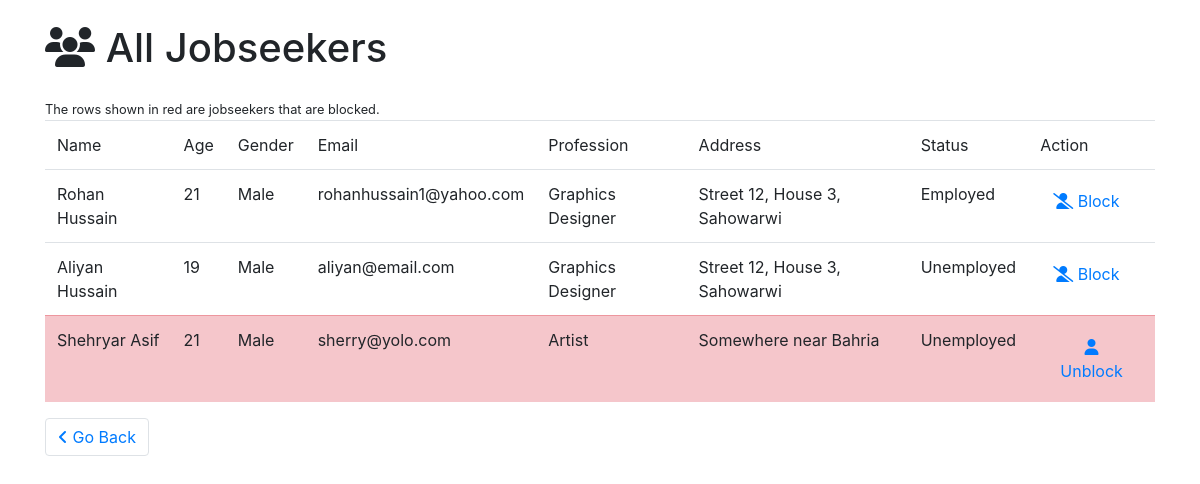
/admin/panel/viewjobseekers.php (signed in), run on an earlier commit of the app's database.
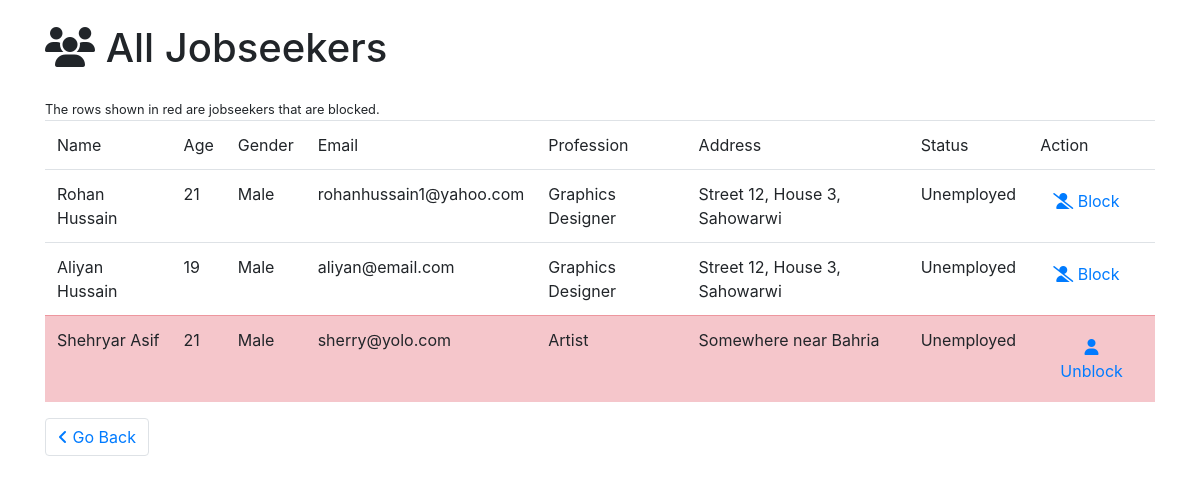
And on a later commit of the database.
### tables this page shows
CREATE TABLE IF NOT EXISTS `jobseekers` (
  `js_id` int(255) NOT NULL AUTO_INCREMENT,
  `firstname` varchar(100) NOT NULL,
  `lastname` varchar(100) NOT NULL,
  `age` int(3) NOT NULL,
  `gender` int(1) NOT NULL,
  `email` varchar(100) NOT NULL,
  `profession` varchar(100) NOT NULL,
  `address` varchar(500) NOT NULL,
  `password` varchar(150) NOT NULL,
  `experience` int(100) NOT NULL DEFAULT '0',
  `education` int(100) NOT NULL DEFAULT '0',
  `employment_status` tinyint(1) NOT NULL DEFAULT '0',
  `blocked` tinyint(1) NOT NULL DEFAULT '0',
  PRIMARY KEY (`js_id`)
);

### admin/panel/viewjobseekers.php (the view, shortened to what this page needs)
<!DOCTYPE html>
<html>
<head>
    <link rel="stylesheet" href="https://maxcdn.bootstrapcdn.com/bootstrap/4.5.2/css/bootstrap.min.css">
</head>
<body>
<div class='container mt-4'>
<h1 class='mb-4'><i class="fas fa-users"></i> All Jobseekers</h1>
<small>The rows shown in red are jobseekers that are blocked.</small>
<?php
require('../../connect.php');
  $upperLimit = $_GET['page']*20;
  $sql = "SELECT * FROM `jobseekers` WHERE 1 LIMIT 0," . $upperLimit;
  $result = mysqli_query($conn,$sql);
  if($result==false) {
      echo "<div class='card bg-danger text-white'>
                  <div class='card-body'>Query Failed</div>
              </div>";
  }
  else if(mysqli_num_rows($result)==0) {
      echo "<div class='card bg-danger text-white'>
                  <div class='card-body'>No Employer Accounts Exist</div>
              </div>";
  } else {
      echo "<table class='table table-hover'>";
      echo "<thead><tr>
      <td>Name</td>
      <td>Age</td>
      <td>Gender</td>
      <td>Email</td>
      <td>Profession</td>
      <td>Address</td>
      <td>Status</td>
      <td>Action</td>
      </tr></thead>";
      while($row=mysqli_fetch_assoc($result)) {
          $class='';
          $pretext='B';
          $icon='-slash';
          if($row['blocked']==1) {
              $class="table-danger";
              $pretext='Unb';
              $icon='';
          }
          switch($row['gender']) {
              case 0:
                  $gender='Male';
              break;
          }
          $status='Unemployed';
          if($row['employment_status']==1) {
            $status='Employed';
          }
          echo "<tr class='" . $class . "'><td>" . $row['firstname'] . ' ' . $row['lastname'] . "</td>"
            . "<td>" . $row['age'] . "</td>"
            . "<td>" . $gender . "</td>"
            . "<td>" . $row['email'] . "</td>"
            . "<td>" . $row['profession'] . "</td>"
            . "<td>" . $row['address'] . "</td><td>" . $status . "</td>"
            . "<td><a onClick='blockJobseeker(" . $row['js_id'] . ")' class='btn btn-link'>"
            . "<i class='fas fa-user" . $icon . "'></i> " . $pretext . "lock</a>"
            . "</td></tr>";
      }
      echo "</table>";
  }
?>
<ul class="pagination">
    <li class="page-item"><a class="page-link" href="index.php"><i class="fas fa-angle-left"></i> Go Back</a></li>
</ul>
</body>
</html>

What changed in the data, as far as the page shows it:
changed jobseekers "Rohan": employment_status "Employed" → "Unemployed"
